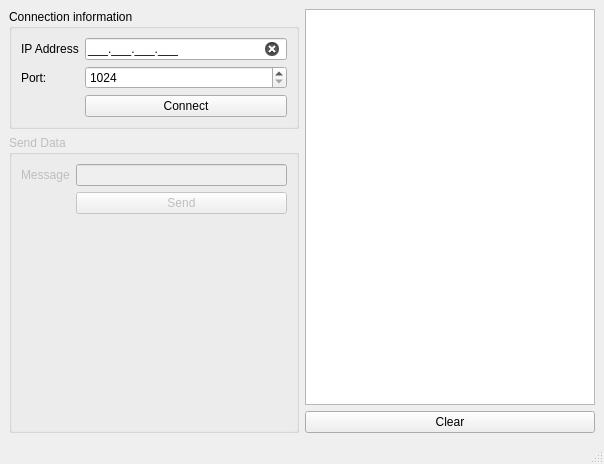
<?xml version="1.0" encoding="UTF-8"?>
<ui version="4.0">
 <class>MainWindow</class>
 <widget class="QMainWindow" name="MainWindow">
  <property name="geometry">
   <rect>
    <x>0</x>
    <y>0</y>
    <width>604</width>
    <height>464</height>
   </rect>
  </property>
  <property name="windowTitle">
   <string>MainWindow</string>
  </property>
  <property name="styleSheet">
   <string notr="true">#InIPAddress[state = &quot;0&quot;]{

	background-color: rgb(234, 0, 0);

}

#InIPAddress[state = &quot;1&quot;]{

	background-color: rgb(67,135,100);

}</string>
  </property>
  <widget class="QWidget" name="centralwidget">
   <layout class="QGridLayout" name="gridLayout">
    <item row="0" column="0">
     <layout class="QVBoxLayout" name="verticalLayout_2">
      <item>
       <widget class="QGroupBox" name="groupBox">
        <property name="title">
         <string>Connection information</string>
        </property>
        <layout class="QFormLayout" name="formLayout">
         <item row="0" column="0">
          <widget class="QLabel" name="label_IPAddress">
           <property name="text">
            <string>IP Address</string>
           </property>
          </widget>
         </item>
         <item row="0" column="1">
          <widget class="QLineEdit" name="InIPAddress">
           <property name="inputMask">
            <string>000.000.000.000;_</string>
           </property>
           <property name="maxLength">
            <number>15</number>
           </property>
           <property name="frame">
            <bool>true</bool>
           </property>
           <property name="cursorPosition">
            <number>0</number>
           </property>
           <property name="alignment">
            <set>Qt::AlignLeading|Qt::AlignLeft|Qt::AlignVCenter</set>
           </property>
           <property name="cursorMoveStyle">
            <enum>Qt::LogicalMoveStyle</enum>
           </property>
           <property name="clearButtonEnabled">
            <bool>true</bool>
           </property>
           <property name="state" stdset="0">
            <string/>
           </property>
          </widget>
         </item>
         <item row="1" column="0">
          <widget class="QLabel" name="label_Ports">
           <property name="text">
            <string>Port:</string>
           </property>
          </widget>
         </item>
         <item row="1" column="1">
          <widget class="QSpinBox" name="spinBox">
           <property name="minimum">
            <number>1024</number>
           </property>
           <property name="maximum">
            <number>65535</number>
           </property>
          </widget>
         </item>
         <item row="2" column="1">
          <widget class="QPushButton" name="btnConnect">
           <property name="text">
            <string>Connect</string>
           </property>
          </widget>
         </item>
        </layout>
       </widget>
      </item>
      <item>
       <widget class="QGroupBox" name="grpSendData">
        <property name="enabled">
         <bool>false</bool>
        </property>
        <property name="title">
         <string>Send Data</string>
        </property>
        <layout class="QFormLayout" name="formLayout_2">
         <item row="0" column="0">
          <widget class="QLabel" name="label_Messgae">
           <property name="text">
            <string>Message</string>
           </property>
          </widget>
         </item>
         <item row="0" column="1">
          <widget class="QLineEdit" name="lineEdit_Message">
           <property name="text">
            <string/>
           </property>
           <property name="maxLength">
            <number>32767</number>
           </property>
           <property name="frame">
            <bool>true</bool>
           </property>
           <property name="cursorPosition">
            <number>0</number>
           </property>
           <property name="alignment">
            <set>Qt::AlignLeading|Qt::AlignLeft|Qt::AlignVCenter</set>
           </property>
           <property name="cursorMoveStyle">
            <enum>Qt::LogicalMoveStyle</enum>
           </property>
           <property name="clearButtonEnabled">
            <bool>false</bool>
           </property>
           <property name="state" stdset="0">
            <string/>
           </property>
          </widget>
         </item>
         <item row="1" column="1">
          <widget class="QPushButton" name="btnSend">
           <property name="text">
            <string>Send</string>
           </property>
          </widget>
         </item>
         <item row="2" column="1">
          <spacer name="verticalSpacer">
           <property name="orientation">
            <enum>Qt::Vertical</enum>
           </property>
           <property name="sizeHint" stdset="0">
            <size>
             <width>20</width>
             <height>40</height>
            </size>
           </property>
          </spacer>
         </item>
        </layout>
       </widget>
      </item>
     </layout>
    </item>
    <item row="0" column="1">
     <layout class="QVBoxLayout" name="verticalLayout">
      <item>
       <widget class="QListWidget" name="listConsole"/>
      </item>
      <item>
       <widget class="QPushButton" name="btnConnect_2">
        <property name="text">
         <string>Clear</string>
        </property>
       </widget>
      </item>
     </layout>
    </item>
   </layout>
  </widget>
  <widget class="QMenuBar" name="menubar">
   <property name="geometry">
    <rect>
     <x>0</x>
     <y>0</y>
     <width>604</width>
     <height>21</height>
    </rect>
   </property>
  </widget>
  <widget class="QStatusBar" name="statusbar"/>
 </widget>
 <resources/>
 <connections>
  <connection>
   <sender>btnConnect_2</sender>
   <signal>clicked()</signal>
   <receiver>listConsole</receiver>
   <slot>clear()</slot>
   <hints>
    <hint type="sourcelabel">
     <x>493</x>
     <y>320</y>
    </hint>
    <hint type="destinationlabel">
     <x>488</x>
     <y>305</y>
    </hint>
   </hints>
  </connection>
 </connections>
</ui>
